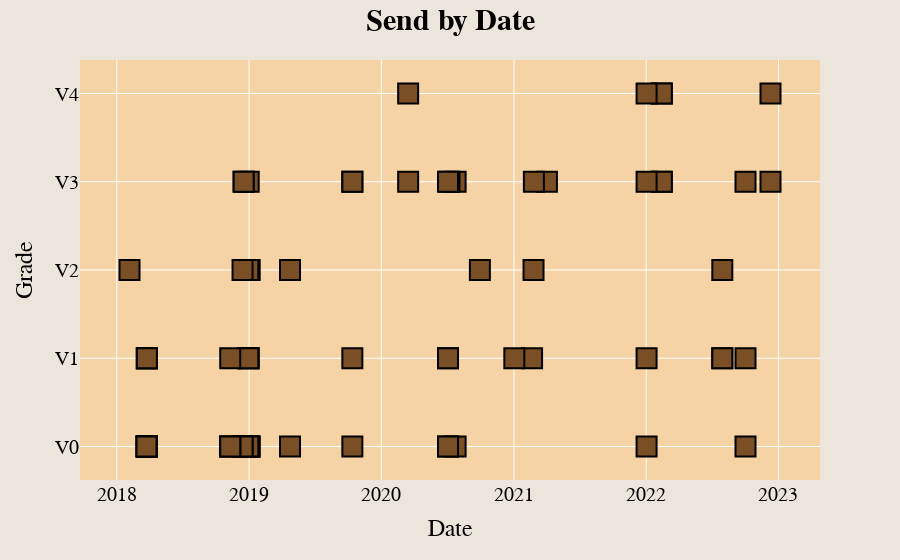

The notebook cell saved with this chart:
### Code cell
fig = px.scatter(df_clean_sends_b, "Date", "Rating", category_orders={"Rating": byaxorder[::-1]}, text='Attempts', custom_data=['Route', 'Date Formatted', 'Location', 'Length', 'Avg Stars'])
fig.update_layout(font={'family':'Courier New', 'color':'black', 'size':20}, title={'text':'<b>Send by Date</b>', 'x':0.5, 'font_size':30}, xaxis={'title': 'Date'}, yaxis={'title': 'Grade'}, paper_bgcolor='#ece5dc', plot_bgcolor='#F5D3A5', bargap=0)
fig.update_traces(marker_symbol='square', marker_color='#7A4F25', marker_size=20, marker_line_width=2, marker_line_color='black', textfont={"color": 'White', "size": 12}, hovertemplate='Name: %{customdata[0]}<br>Date: %{customdata[1]}<br>Location: %{customdata[2]}<br>Length: %{customdata[3]}ft<br>Avg Stars: %{customdata[4]}')

### Figure 1 — Plotly figure (JSON) as saved in the notebook; plotly's stock layout.template omitted (floating-point values rounded to 4 significant figures; data arrays with more than 128 entries replaced by an {"elided": "..."} marker saying what was removed)
{"data": [{"customdata": {"elided": "74x5 mixed values"}, "hovertemplate": "Name: %{customdata[0]}<br>Date: %{customdata[1]}<br>Location: %{customdata[2]}<br>Length: %{customdata[3]}ft<br>Avg Stars: %{customdata[4]}", "legendgroup": "", "marker": {"color": "#7A4F25", "line": {"color": "black", "width": 2}, "size": 20, "symbol": "square"}, "mode": "markers+text", "name": "", "orientation": "v", "showlegend": false, "text": [null, null, null, null, null, null, null, null, null, null, null, null, null, null, null, null, null, null, null, null, null, null, null, null, null, null, null, null, null, null, null, null, null, null, null, null, null, null, null, null, null, null, null, null, null, null, null, null, null, null, null, null, null, null, null, null, null, null, null, null, null, null, null, null, null, null, null, null, null, null, null, null, null, null], "textfont": {"color": "White", "size": 12}, "type": "scatter", "x": ["2022-12-10T00:00:00", "2022-12-10T00:00:00", "2022-10-02T00:00:00", "2022-10-02T00:00:00", "2022-10-02T00:00:00", "2022-07-30T00:00:00", "2022-07-30T00:00:00", "2022-07-30T00:00:00", "2022-02-13T00:00:00", "2022-02-13T00:00:00", "2022-02-13T00:00:00", "2022-02-13T00:00:00", "2022-01-02T00:00:00", "2022-01-02T00:00:00", "2022-01-02T00:00:00", "2022-01-02T00:00:00", "2021-04-02T00:00:00", "2021-02-25T00:00:00", "2021-02-24T00:00:00", "2021-02-20T00:00:00", "2021-01-02T00:00:00", "2020-09-29T00:00:00", "2020-07-24T00:00:00", "2020-07-24T00:00:00", "2020-07-07T00:00:00", "2020-07-03T00:00:00", "2020-07-03T00:00:00", "2020-07-03T00:00:00", "2020-07-03T00:00:00", "2020-07-03T00:00:00", "2020-03-15T00:00:00", "2020-03-15T00:00:00", "2019-10-13T00:00:00", "2019-10-13T00:00:00", "2019-10-13T00:00:00", "2019-10-13T00:00:00", "2019-04-24T00:00:00", "2019-04-24T00:00:00", "2019-01-02T00:00:00", "2019-01-02T00:00:00", "2019-01-02T00:00:00", "2019-01-02T00:00:00", "2019-01-02T00:00:00", "2018-12-31T00:00:00", "2018-12-31T00:00:00", "2018-12-30T00:00:00", "2018-12-30T00:00:00", "2018-12-30T00:00:00", "2018-12-30T00:00:00", "2018-12-17T00:00:00", "2018-12-17T00:00:00", "2018-12-14T00:00:00", "2018-12-14T00:00:00", "2018-12-14T00:00:00", "2018-11-10T00:00:00", "2018-11-10T00:00:00", "2018-11-10T00:00:00", "2018-11-10T00:00:00", "2018-03-25T00:00:00", "2018-03-25T00:00:00", "2018-03-25T00:00:00", "2018-03-25T00:00:00", "2018-03-25T00:00:00", "2018-03-25T00:00:00", "2018-03-25T00:00:00", "2018-03-25T00:00:00", "2018-03-25T00:00:00", "2018-03-25T00:00:00", "2018-03-25T00:00:00", "2018-03-25T00:00:00", "2018-03-25T00:00:00", "2018-03-25T00:00:00", "2018-03-24T00:00:00", "2018-02-05T00:00:00"], "xaxis": "x", "y": ["V4", "V3", "V1", "V0", "V3", "V1", "V2", "V1", "V3", "V3", "V4", "V4", "V4", "V3", "V0", "V1", "V3", "V3", "V2", "V1", "V1", "V2", "V0", "V3", "V3", "V1", "V0", "V0", "V3", "V1", "V4", "V3", "V1", "V3", "V0", "V3", "V0", "V2", "V0", "V0", "V0", "V2", "V2", "V3", "V1", "V1", "V0", "V1", "V2", "V3", "V3", "V0", "V0", "V2", "V0", "V1", "V0", "V0", "V0", "V0", "V0", "V0", "V1", "V1", "V0", "V1", "V1", "V0", "V0", "V0", "V0", "V0", "V0", "V2"], "yaxis": "y"}], "layout": {"bargap": 0, "font": {"color": "black", "family": "Courier New", "size": 20}, "legend": {"tracegroupgap": 0}, "margin": {"t": 60}, "paper_bgcolor": "#ece5dc", "plot_bgcolor": "#F5D3A5", "title": {"font": {"size": 30}, "text": "<b>Send by Date</b>", "x": 0.5}, "xaxis": {"anchor": "y", "domain": [0, 1], "title": {"text": "Date"}}, "yaxis": {"anchor": "x", "categoryarray": ["V-easy", "V0", "V1", "V2", "V3", "V4", "V5", "V6", "V7", "V8", "V9", "V10", "V11", "V12", "V13", "V14", "V15", "V16", "V17"], "categoryorder": "array", "domain": [0, 1], "title": {"text": "Grade"}}}}
